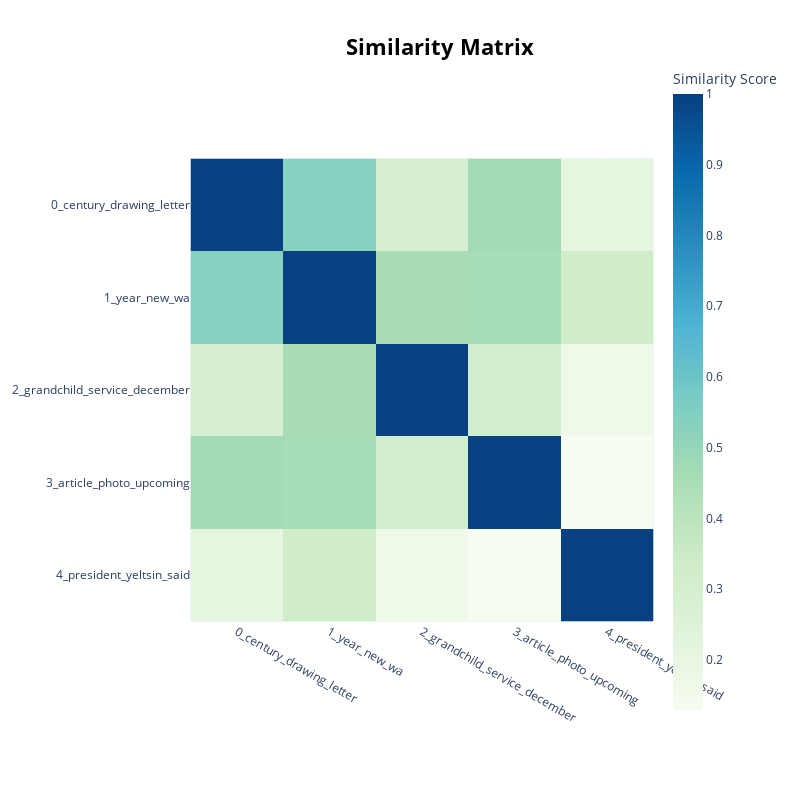

The cell this chart's notebook holds for it:
### Code cell
model.visualize_heatmap()

### Figure 1 — Plotly figure (JSON) as saved in the notebook; plotly's stock layout.template omitted (floating-point values rounded to 4 significant figures)
{"data": [{"coloraxis": "coloraxis", "hovertemplate": "x: %{x}<br>y: %{y}<br>Similarity Score: %{z}<extra></extra>", "name": "0", "type": "heatmap", "x": ["0_century_drawing_letter", "1_year_new_wa", "2_grandchild_service_december", "3_article_photo_upcoming", "4_president_yeltsin_said"], "xaxis": "x", "y": ["0_century_drawing_letter", "1_year_new_wa", "2_grandchild_service_december", "3_article_photo_upcoming", "4_president_yeltsin_said"], "yaxis": "y", "z": [[1.0, 0.5353, 0.2873, 0.4673, 0.2161], [0.5353, 1.0, 0.4546, 0.46, 0.3226], [0.2873, 0.4546, 1.0, 0.3182, 0.1654], [0.4673, 0.46, 0.3182, 1.0, 0.1293], [0.2161, 0.3226, 0.1654, 0.1293, 1.0]]}], "layout": {"coloraxis": {"colorbar": {"title": {"text": "Similarity Score"}}, "colorscale": [[0, "rgb(247,252,240)"], [0.125, "rgb(224,243,219)"], [0.25, "rgb(204,235,197)"], [0.375, "rgb(168,221,181)"], [0.5, "rgb(123,204,196)"], [0.625, "rgb(78,179,211)"], [0.75, "rgb(43,140,190)"], [0.875, "rgb(8,104,172)"], [1, "rgb(8,64,129)"]]}, "height": 800, "hoverlabel": {"bgcolor": "white", "font": {"family": "Rockwell", "size": 16}}, "legend": {"title": {"text": "Trend"}}, "margin": {"t": 60}, "showlegend": true, "title": {"font": {"color": "Black", "size": 22}, "text": "<b>Similarity Matrix</b>", "x": 0.55, "xanchor": "center", "y": 0.95, "yanchor": "top"}, "width": 800, "xaxis": {"anchor": "y", "constrain": "domain", "domain": [0, 1], "scaleanchor": "y"}, "yaxis": {"anchor": "x", "autorange": "reversed", "constrain": "domain", "domain": [0, 1]}}}
